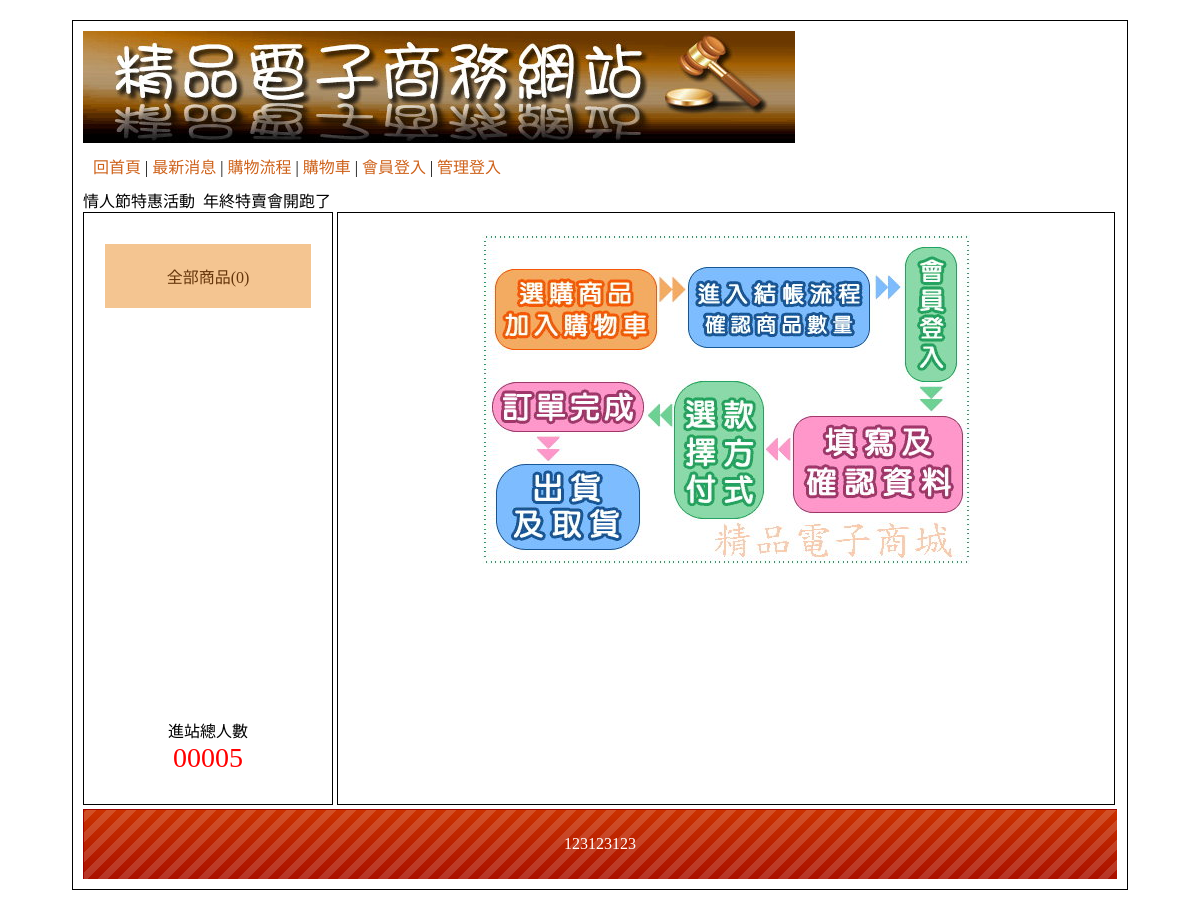
/?do=look, run on an earlier commit of the app's database.
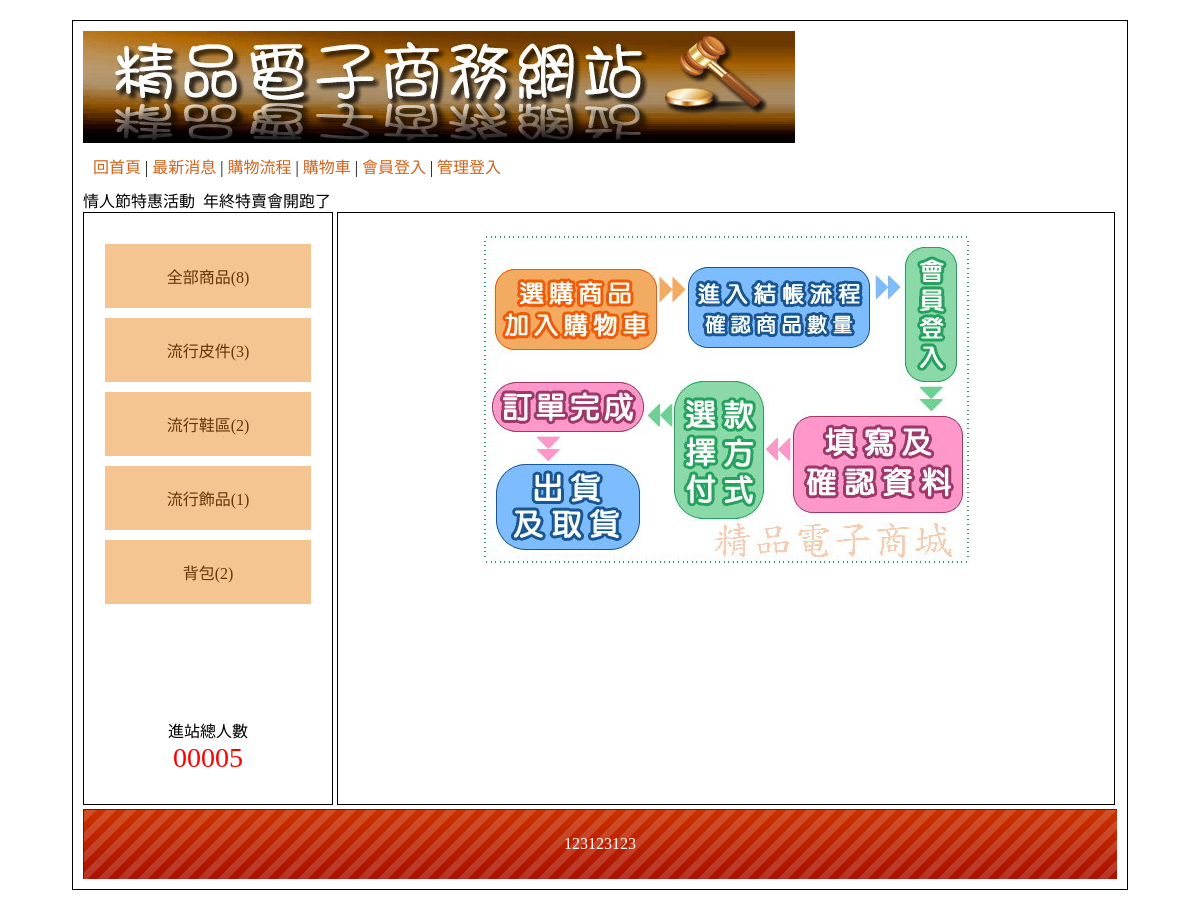
And on a later commit of the database.
### tables this page shows
CREATE TABLE `bot` (
  `id` int(11) UNSIGNED NOT NULL,
  `text` text NOT NULL
);

CREATE TABLE `type` (
  `id` int(11) UNSIGNED NOT NULL,
  `name` text NOT NULL,
  `parent` int(11) UNSIGNED NOT NULL
);

### api/base.php (called while the page is built, shortened)
<?php
class DB
{
    protected $table;
    protected $pdo;
    protected $dsn = "mysql:host=localhost;chartset=utf8;dbname=db15-0907";
    public function __construct($table)
    {
        $this->table = $table;
        $this->pdo = new PDO($this->dsn,'root','');
    }
    public function all(...$arg)
    {
        $sql = "SELECT * FROM `$this->table` ";
        if(isset($arg[0])){
            if(is_array($arg[0])){
                foreach ($arg[0] as $key => $value) {
                    $tmp[] = " `$key` = '$value' ";
                }
                $sql .= " WHERE " . join('AND',$tmp);
            }else{
            $sql .= $arg[0];
            }
        }
        return $this->pdo->query($sql)->fetchAll(PDO::FETCH_ASSOC);
    }
    public function find($id)
    {
        $sql = "SELECT * FROM `$this->table` ";
            if(is_array($id)){
                foreach ($id as $key => $value) {
                    $tmp[] = " `$key` = '$value' ";
                }
                $sql .= " WHERE " . join('AND',$tmp);
            }else{
            $sql .= " WHERE `id` = '$id' ";
            }
        return $this->pdo->query($sql)->fetch(PDO::FETCH_ASSOC);
    }
    public function math($math,$col,...$arg)
    {
        $sql = "SELECT $math($col) FROM `$this->table` ";
        if(isset($arg[0])){
            if(is_array($arg[0])){
                foreach ($arg[0] as $key => $value) {
                    $tmp[] = " `$key` = '$value' ";
                }
                $sql .= " WHERE " . join('AND',$tmp);
            }else{
            $sql .= $arg[0];
            }
        }
        return $this->pdo->query($sql)->fetchColumn();
    }
}
$Bot = new DB('bot');
$Goods = new DB('goods');
$Type = new DB('type');
?>

### index.php (the view, shortened to what this page needs)
<?php
include('./api/base.php');
$do = ($_GET['do'])??'main';
?>
<!DOCTYPE html
    PUBLIC "-//W3C//DTD XHTML 1.0 Transitional//EN" "http://www.w3.org/TR/xhtml1/DTD/xhtml1-transitional.dtd">
<html xmlns="http://www.w3.org/1999/xhtml">
<head>
    <link href="./css/css.css" rel="stylesheet" type="text/css">
</head>
<body>
    <div id="main">
        <div id="top">
            <a href="./index.php">
                <img src="./icon/0416.jpg">
            </a>
            <div style="padding:10px;">
                <a href="?">回首頁</a> |
                <a href="?do=news">最新消息</a> |
                <a href="?do=look">購物流程</a> |
                <a href="?do=buycart">購物車</a>
                |
                <?php
                if(isset($_SESSION['mem'])){
                ?>
                <a href="./api/logout.php?table=mem">登出</a>
                <?php
                }else{
                ?>
                <a href="?do=login">會員登入</a>
                <?php
                }
                ?>
                |
                <?php
                if(isset($_SESSION['admin'])){
                ?>
                <a href="./back.php">返回管理</a>
                <?php
                }else{
                ?>
                <a href="?do=admin">管理登入</a>
                <?php
                }
                ?>
            </div>
            <marquee>情人節特惠活動&nbsp;&nbsp;年終特賣會開跑了</marquee>
        </div>
        <div id="left" class="ct">
            <a href="?type=0">全部商品(<?=$Goods->math('COUNT','id',['sh'=>1])?>)</a>
            <div style="min-height:400px;">
                <?php
                $bigs = $Type->all(['parent'=>0]);
                foreach ($bigs as $key => $big) {
                ?>
                <div class="bigtype">
                    <a href="?type=<?=$big['id']?>">
                        <?=$big['name']?>(<?=$Goods->math('COUNT','id',['sh'=>1,'big'=>$big['id']])?>)
                    </a>
                        <?php
                $mids = $Type->all(['parent'=>$big['id']]);
                foreach ($mids as $key => $mid) {
                ?>
                        <a href="?type=<?=$mid['id']?>"
                            style="background-color: lightpink;"><?=$mid['name']?>(<?=$Goods->math('COUNT','id',['sh'=>1,'mid'=>$mid['id']])?>)
                        </a>
                        <?php
                }
                ?>
                </div>
                <?php
                }
                ?>
            </div>
            <span>
                <div>進站總人數</div>
                <div style="color:#f00; font-size:28px;">
                    00005 </div>
            </span>
        </div>
        <div id="right">
            <?php
            if(file_exists('./front/'.$do.'.php')){
                include('./front/'.$do.'.php');
            }else{
                include('./front/main.php');
            }
            ?>
        </div>
        <div id="bottom" style="line-height:70px;background:url(./icon/bot.png); color:#FFF;" class="ct">
            <?=$Bot->find(1)['text']?>
        </div>
    </div>
</body>
</html>

What changed in the data, as far as the page shows it:
no longer on this page (row unchanged): bot: text "123123123"
added type: name "流行皮件", math "3"
added type: name "流行鞋區", id "2"
added type: name "流行飾品", math "1"
added type: name "背包", math "2"
Also different on the page:
$Goods->math('COUNT','id',['sh'=>1]): "0" → "8"
$Bot->find(1)['text']: (not shown) → "123123123"
